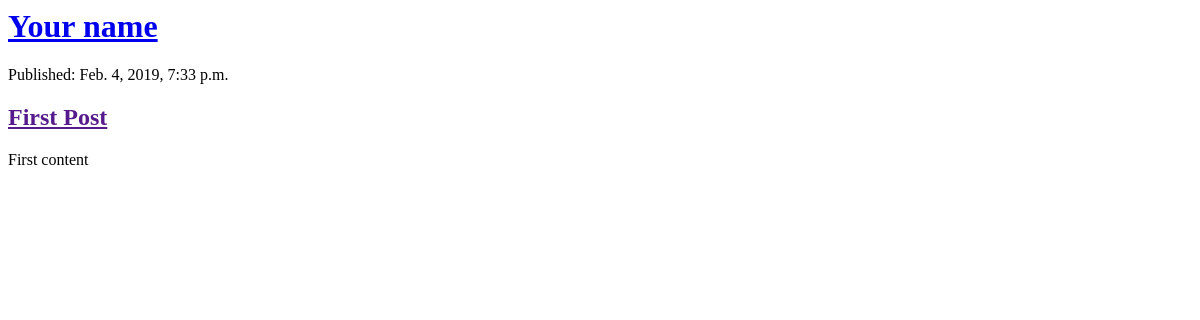
Before: / with the older database file.
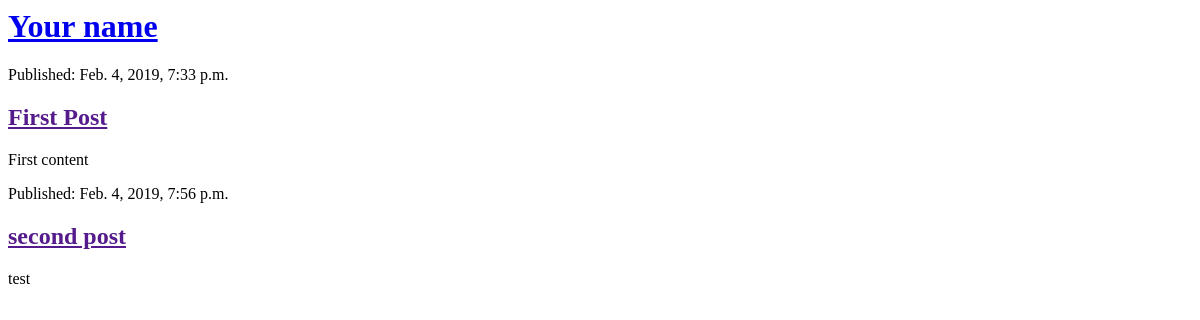
After: the same page with the newer database file.
### blog/models.py (models this page shows, shortened)
class Post(models.Model):
	author = models.ForeignKey(settings.AUTH_USER_MODEL, on_delete=models.CASCADE)
	title = models.CharField(max_length=200)
	text = models.TextField()
	created_date = models.DateTimeField(default=timezone.now)
	published_date = models.DateTimeField(blank= True,null=True)

### blog/views.py (the view)
# urls.py: path('', views.post_list, name='post_list')
def post_list(request):
	posts = Post.objects.filter(published_date__lte=timezone.now()).order_by('published_date')
	return render(request,'blog/post_list.html',{'posts':posts})

### blog/templates/blog/post_list.html
<div>
	<h1><a href="/">Your name</a></h1>
</div>
{%for post in posts%}
	<div>
		<p>Published: {{ post.published_date }}</p>
		<h2><a href="">{{ post.title }}</a></h2>
		<p>{{ post.text|linebreaksbr}}</p>
	</div>
{%endfor%}

Changed rows visible on the page:
added Post: published_date "Feb. 4, 2019, 7:56 p.m.", title "second post", text "test"
